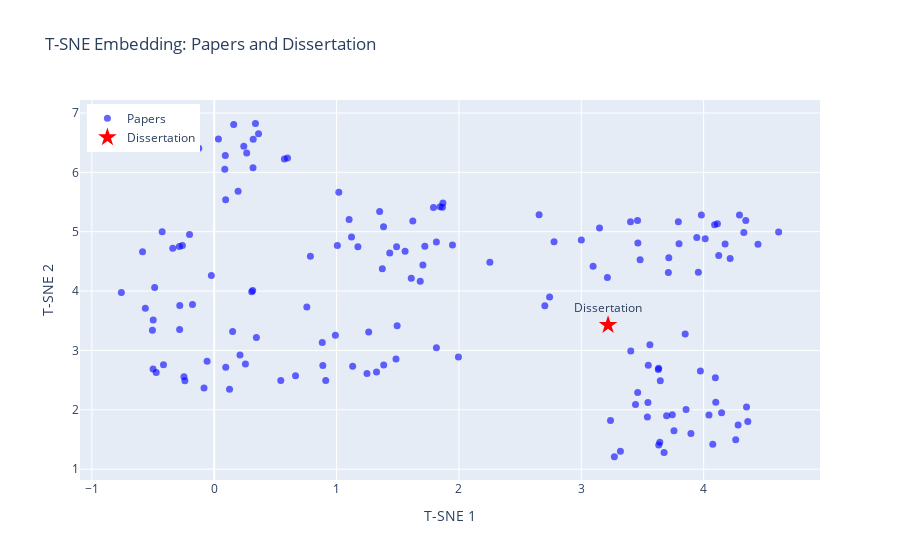

The notebook cell saved with this chart:
### Code cell
from sklearn.manifold import TSNE
import numpy as np
import plotly.graph_objects as go
from sklearn.decomposition import PCA
import numpy as np

# Stack all embeddings (papers + dissertation)
all_embeddings = np.vstack([embeddings, dissertation_embedding])

# Compute 2D T-SNE
# 1. Linear pre-compression
X50 = PCA(n_components=50, random_state=42).fit_transform(all_embeddings)

# 2. Heuristic hyper-parameters
n = len(X50)
perp = max(5, min(100, n // 100))         # tweak as needed

tsne = TSNE(
    n_components=2,
    init="pca",
    perplexity=perp,
    learning_rate="auto",                 # or int ≈ 0.1 × n
    early_exaggeration=8,
    method="barnes_hut",                  # drops to O(n log n)
    angle=0.3,
    n_iter=1000,
    random_state=42,
    verbose=1,
)

tsne_2d = tsne.fit_transform(X50)

import umap
umap_2d = umap.UMAP(n_neighbors=15, min_dist=0.1, metric="cosine",
                    random_state=42).fit_transform(all_embeddings)

# Split back: papers and dissertation
tsne_papers = umap_2d[:-1]
tsne_dissertation = umap_2d[-1]

# Plot
fig = go.Figure()
fig.add_trace(go.Scatter(
    x=tsne_papers[:, 0], y=tsne_papers[:, 1],
    mode='markers',
    marker=dict(size=7, color='blue', opacity=0.6),
    name='Papers'
))
fig.add_trace(go.Scatter(
    x=[tsne_dissertation[0]], y=[tsne_dissertation[1]],
    mode='markers+text',
    marker=dict(size=14, color='red', symbol='star'),
    text=["Dissertation"],
    textposition="top center",
    name='Dissertation'
))
fig.update_layout(
    title="T-SNE Embedding: Papers and Dissertation",
    xaxis_title="T-SNE 1",
    yaxis_title="T-SNE 2",
    legend=dict(x=0.01, y=0.99)
)
fig.show()

### Figure 1 — Plotly figure (JSON) as saved in the notebook; plotly's stock layout.template omitted (floating-point values rounded to 4 significant figures; data arrays with more than 128 entries replaced by an {"elided": "..."} marker saying what was removed)
{"data": [{"marker": {"color": "blue", "opacity": 0.6, "size": 7}, "mode": "markers", "name": "Papers", "type": "scatter", "x": {"elided": "147 float values"}, "y": {"elided": "147 float values"}}, {"marker": {"color": "red", "size": 14, "symbol": "star"}, "mode": "markers+text", "name": "Dissertation", "text": ["Dissertation"], "textposition": "top center", "type": "scatter", "x": [3.219], "y": [3.427]}], "layout": {"legend": {"x": 0.01, "y": 0.99}, "title": {"text": "T-SNE Embedding: Papers and Dissertation"}, "xaxis": {"title": {"text": "T-SNE 1"}}, "yaxis": {"title": {"text": "T-SNE 2"}}}}
